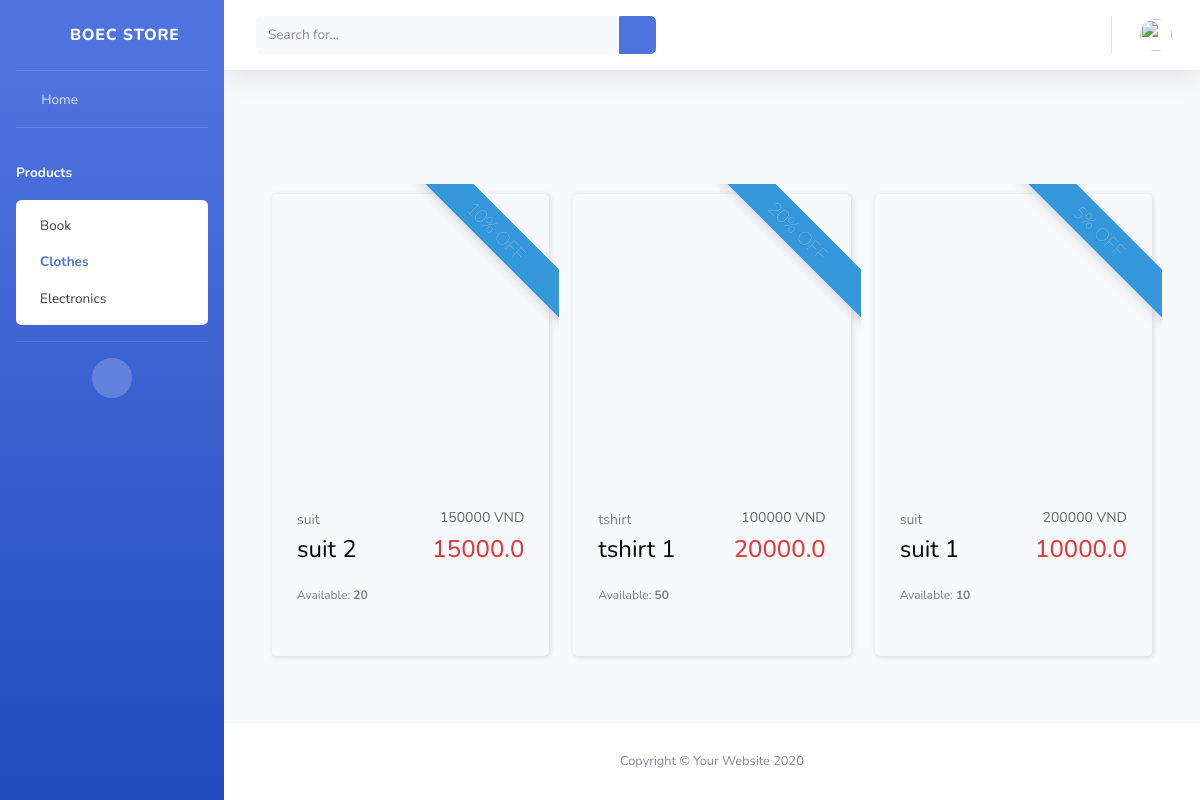
The app's page /bookstore/clothes, older data.
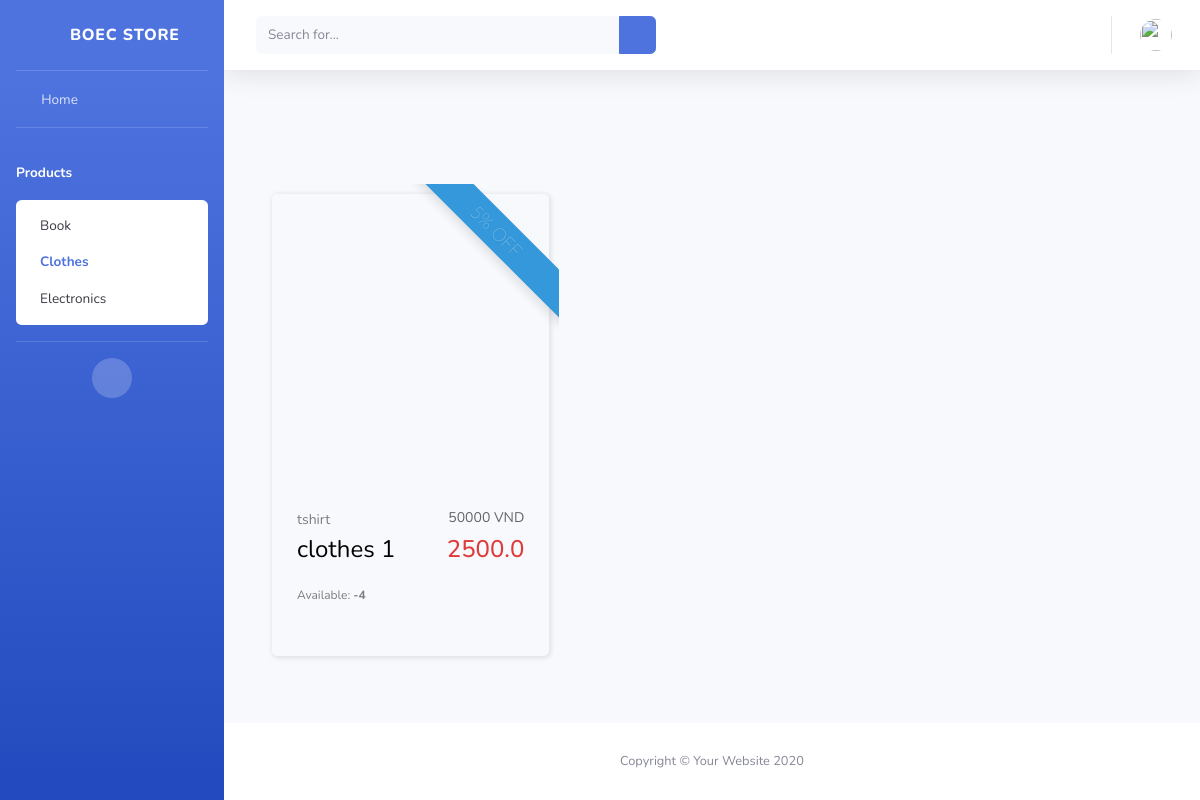
The same page, newer data.
### Bookstore/models.py (models this page shows)
class Clothe(models.Model):
    name = models.TextField()
    type = models.TextField()
    price = models.BigIntegerField()
    inStock = models.IntegerField()
    discount = models.IntegerField()
    image = models.TextField()

### Bookstore/views.py (the view)
# urls.py: path('clothes', views.getClothes, name="getClothes" ),
def getClothes(request):
    clothes = Clothe.objects.all()
    list = []
    for c in clothes:
        if c.discount == 0:
            c.discounted = c.price
        else:
            c.discounted = c.discount * c.price / 100
        list.append(c)
    return render(request, 'bookstore/clothes.html', {"list": list})

### Bookstore/templates/bookstore/clothes.html (shortened to what the changed rows need)
<!DOCTYPE html>
<html lang="en">
<head>
    <link href="../../static/vendor/fontawesome-free/css/all.min.css" rel="stylesheet" type="text/css">
    <link href="../../static/css/sb-admin-2.min.css" rel="stylesheet">
    <link href="../../static/css/mainPage.css" rel="stylesheet">
</head>
<body id="page-top">
    <div id="wrapper">
        <div id="content-wrapper" class="d-flex flex-column">
            <div id="content">
                <div class="container-fluid" style="overflow-y: auto">
                    <div class="container mydiv">
                        <div class="row" >
                            {% for object in list%}
                            <div class="col-sm-4" style="margin-top: 50px">
                                <div class="bbb_deals">
                                    <div class="ribbon ribbon-top-right"><span> {{ object.discount }}%  OFF</span></div>
                                    <div class="bbb_deals_slider_container">
                                        <div class=" bbb_deals_item">
                                            <div class="bbb_deals_image"><img src="https://i.imgur.com/iDwDQ4o.png" alt=""></div>
                                            <div class="bbb_deals_content">
                                                <div class="bbb_deals_info_line d-flex flex-row justify-content-start">
                                                    <div class="bbb_deals_item_category"><a href="#">{{ object.type }}</a></div>
                                                    <div class="bbb_deals_item_price_a ml-auto">{{ object.price }} VND</div>
                                                </div>
                                                <div class="bbb_deals_info_line d-flex flex-row justify-content-start">
                                                    <div class="bbb_deals_item_name">{{ object.name }}</div>
                                                    <div class="bbb_deals_item_price ml-auto">{{ object.discounted }}</div>
                                                </div>
                                                <div class="available">
                                                    <div class="available_line d-flex flex-row justify-content-start">
                                                        <div class="available_title">Available: <span>{{ object.inStock }}</span></div>
                                                        <div class="bbb_deals_item_price ml-auto"><a href="/bookstore/addcart/clothes/{{ object.id }}" class="fas fa fa-cart-plus"></a></div>
                                                    </div>
                                                </div>
                                            </div>
                                        </div>
                                    </div>
                                </div>
                            </div>
                            {% endfor %}
                        </div>
                    </div>
                </div>
            </div>
        </div>
    </div>
</body>
</html>

Row changes from the older to the newer data that the page shows:
removed Clothe: discount "10", type "suit", price "150000", name "suit 2", discounted "15000.0", inStock "20"
removed Clothe: discount "5", type "suit", price "200000", name "suit 1", discounted "10000.0", inStock "10"
changed Clothe "tshirt": discount "20" → "5"; price "100000" → "50000"; name "tshirt 1" → "clothes 1"; discounted "20000.0" → "2500.0"; inStock "50" → "-4"
